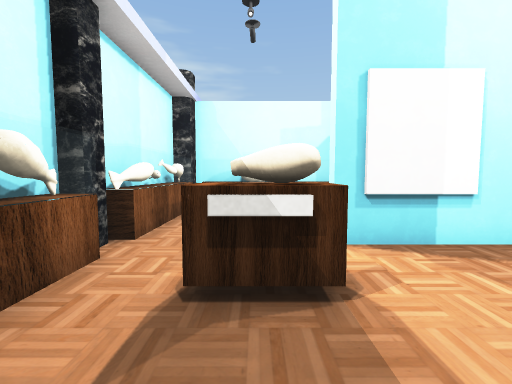
[1] (above)

16 first-person views from a walk through a 3-D level made in the Unity game engine. The camera is 1.3 m above the floor, tilts 4° down and sees 90° across. The floor is counted in squares, 1 m on a side. Each view is taken from the middle of a square. On the plan, view 1 faces up. The plan holds only what a view shows up to about 13 squares ahead; the rest is blank. The place goes on beyond the plan. The player is left out. Some animated figures are left out. Some surface patterns are stand-ins.

[2]
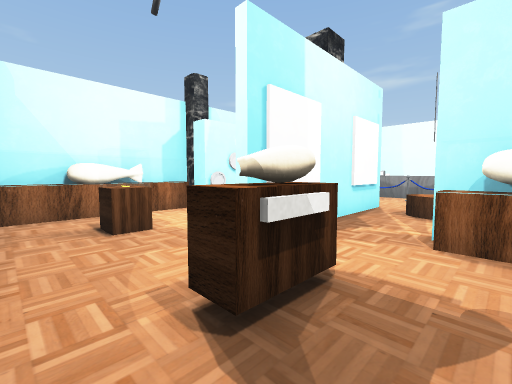

[3]
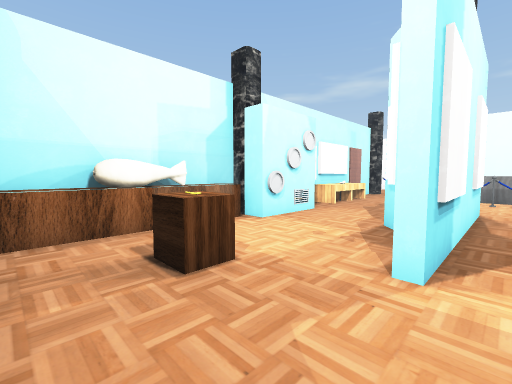

[4]
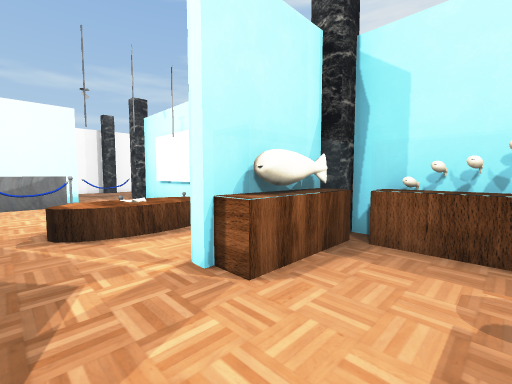

[5]
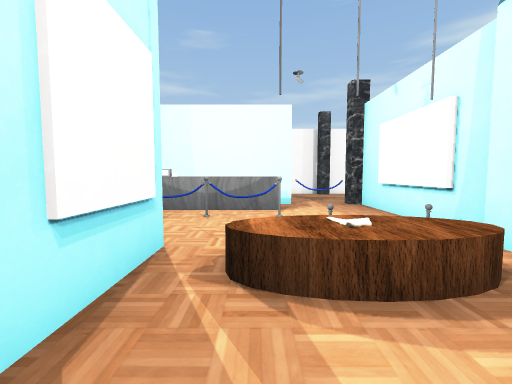

[6]
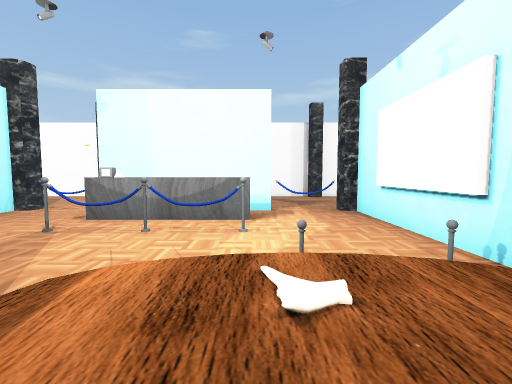

[7]
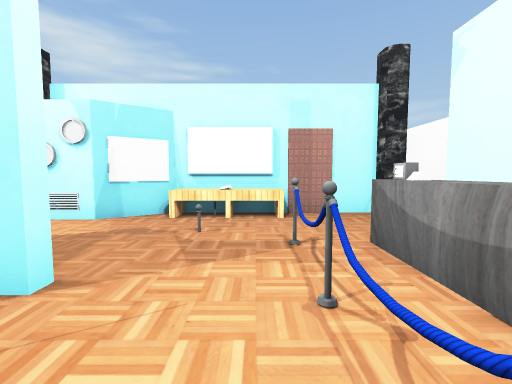

[8]
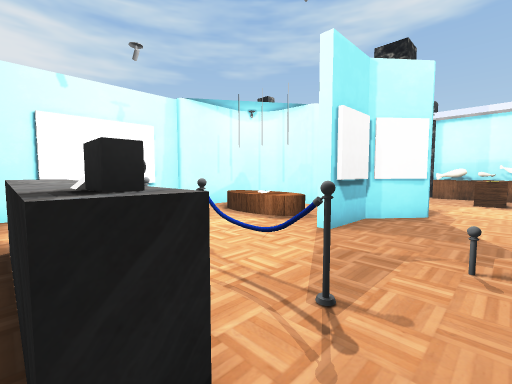

[9]
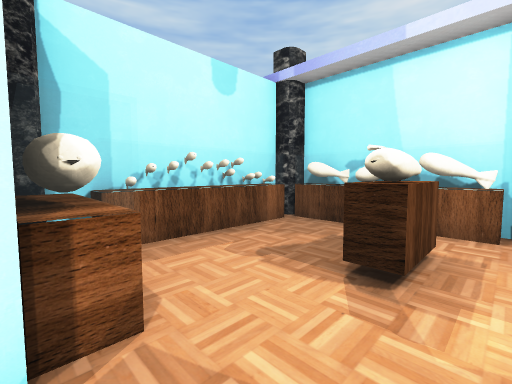

[10]
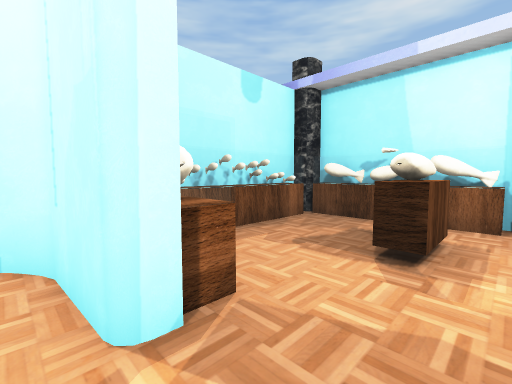

[11]
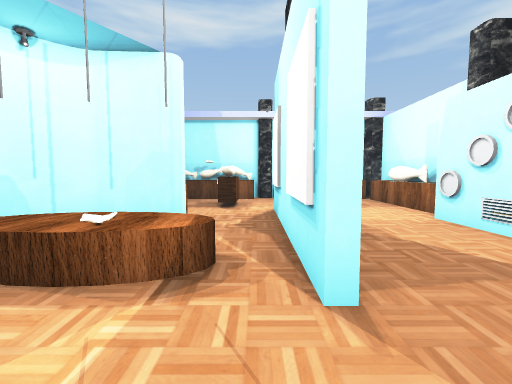

[12]
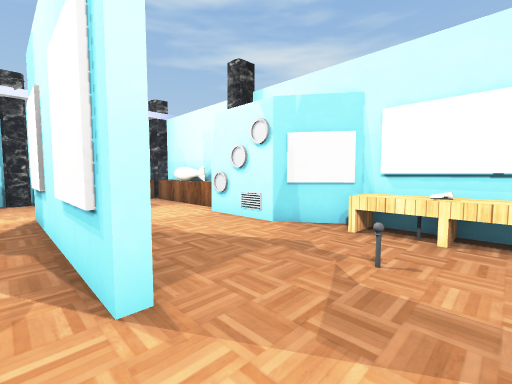

[13]
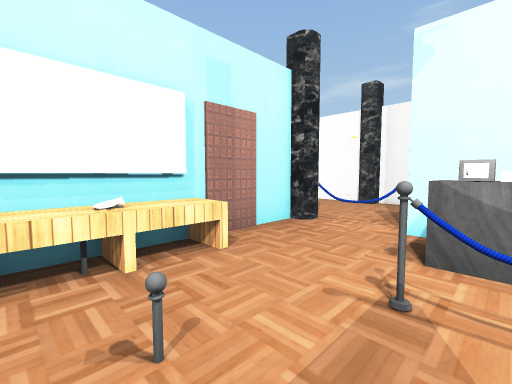

[14]
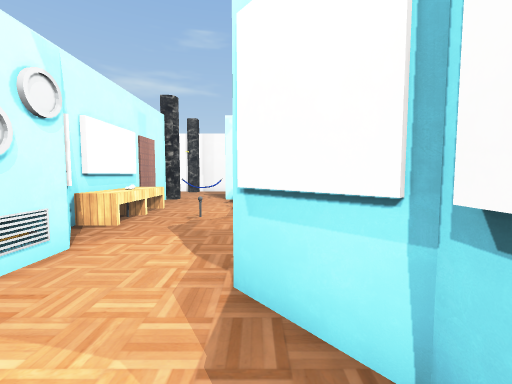

[15]
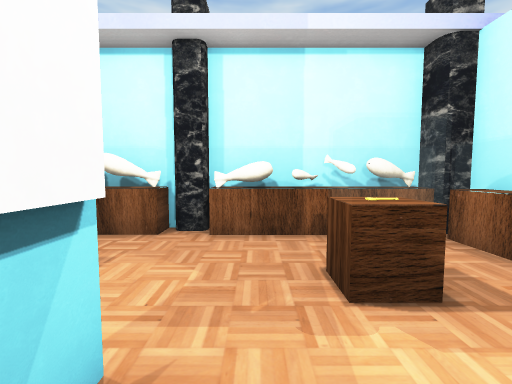

[16]
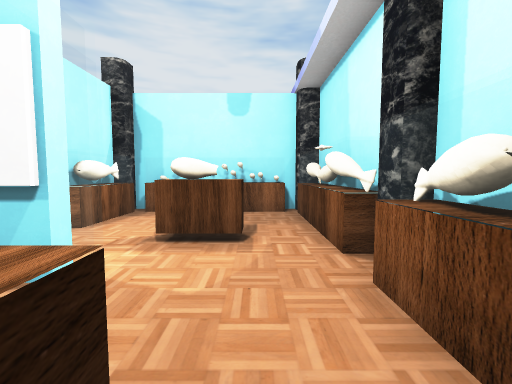

### Floor plan
Key: @ floor where view 1 was taken; # wall or solid block; x gap in a wall; . floor; = window, fence, low wall or low ledge; ^ raised ledge; O other object.
Columns run from 3 left of view 1 to 16 right of it. Each row starts with its distance up from view 1.
 11 #########  ########O
 10 O==O===O####OOOO..OO
  9 =......##O........#.
  8 =..=.........=....x.
  7 =..=.............##
  6 =......##......=xO#
  5 O....###O###...x^^#
  4 O...............^^#
  3 =..O......^^...x^^#
  2 O.....=#..O^......#
  1 O.....==..^^.=....#.
  0 =..@..==#.^. .....=.
 -1 OOOOOO=O#### #....OO
 -2 #########   #######O

Where each view was taken, in squares from view 1:
view 1: 0 up, 0 right, facing up
view 2: 1 up, 2 left, facing up-right
view 3: 4 up, 2 left, facing up-right
view 4: 4 up, 1 right, facing down-right
view 5: 3 up, 4 right, facing right
view 6: 2 up, 6 right, facing right
view 7: 2 up, 11 right, facing up
view 8: 8 up, 14 right, facing down-left
view 9: 4 up, 4 right, facing down-left
view 10: 4 up, 5 right, facing down-left
view 11: 4 up, 11 right, facing left
view 12: 4 up, 11 right, facing up-left
view 13: 6 up, 9 right, facing up-right
view 14: 6 up, 2 right, facing right
view 15: 6 up, 3 right, facing left
view 16: 8 up, 1 left, facing down
